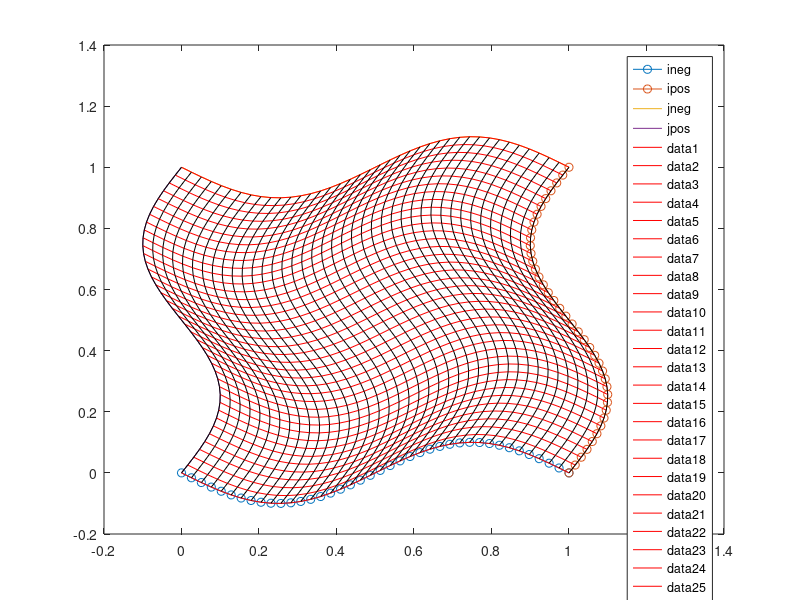

MATLAB code to generate this figure:
clear
Nx1 = 40;
Nx2 = 40;
A = 0.1;

e01 = linspace(0,1,Nx1);
e10 = linspace(1,0,Nx1);

bottom = [e01; -A*sin(2*pi*e01)];
right = [1+A*sin(2*pi*e01); e01];
top = [e01; 1-A*sin(2*pi*e01)];
left = [A*sin(2*pi*e01); e01];

rb = right(:,1);
rt = right(:,end);
lt = left(:,end);
lb = left(:,1);

figure(1)
plot(bottom(1,:),bottom(2,:),'-o'); hold on
plot(right(1,:),right(2,:),'-o'); hold on
plot(top(1,:),top(2,:)); hold on
plot(left(1,:),left(2,:)); hold on
legend('ineg', 'ipos', 'jneg', 'jpos', Location='best');
%%
s1 = linspace(0,1,Nx1);
s2 = linspace(0,1,Nx2);
[S1, S2] = meshgrid(s1, s2);

T1 = (1-S2).*bottom(1,:) + S2.*top(1,:) + (1-S1).*right(1,:)' + S1.*left(1,:)' ...
- (1-S1).*(1-S2)*rb(1) - S1.*S2*lt(1) - S1.*(1-S2)*lb(1) - (1-S1).*S2*rt(1);

T2 = (1-S2).*bottom(2,:) + S2.*top(2,:) + (1-S1).*right(2,:)' + S1.*left(2,:)' ...
- (1-S1).*(1-S2)*rb(2) - S1.*S2*lt(2) - S1.*(1-S2)*lb(2) - (1-S1).*S2*rt(2);

for i = 1:Nx1
    plot(T1(i,:), T2(i,:), 'r'); hold on
end

for j = 1:Nx2
    plot(T1(:,j), T2(:,j), 'k'); hold on
end
